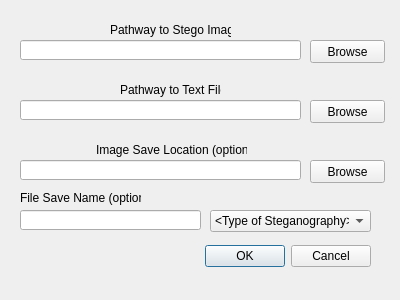
<?xml version="1.0" encoding="UTF-8"?>
<ui version="4.0">
 <class>SteganographyWindow</class>
 <widget class="QDialog" name="SteganographyWindow">
  <property name="geometry">
   <rect>
    <x>0</x>
    <y>0</y>
    <width>400</width>
    <height>300</height>
   </rect>
  </property>
  <property name="minimumSize">
   <size>
    <width>400</width>
    <height>300</height>
   </size>
  </property>
  <property name="maximumSize">
   <size>
    <width>400</width>
    <height>300</height>
   </size>
  </property>
  <property name="windowTitle">
   <string>Steganography</string>
  </property>
  <widget class="QDialogButtonBox" name="buttonBox">
   <property name="geometry">
    <rect>
     <x>30</x>
     <y>240</y>
     <width>341</width>
     <height>32</height>
    </rect>
   </property>
   <property name="orientation">
    <enum>Qt::Horizontal</enum>
   </property>
   <property name="standardButtons">
    <set>QDialogButtonBox::Cancel|QDialogButtonBox::Ok</set>
   </property>
  </widget>
  <widget class="QComboBox" name="StegoComboBox">
   <property name="geometry">
    <rect>
     <x>210</x>
     <y>210</y>
     <width>161</width>
     <height>22</height>
    </rect>
   </property>
   <item>
    <property name="text">
     <string>&lt;Type of Steganography&gt;</string>
    </property>
   </item>
   <item>
    <property name="text">
     <string>Least Significant Bit</string>
    </property>
   </item>
   <item>
    <property name="text">
     <string>LSB 1:2:3</string>
    </property>
   </item>
   <item>
    <property name="text">
     <string>LSB 1:3:4</string>
    </property>
   </item>
   <item>
    <property name="text">
     <string>LSB 1:0:0</string>
    </property>
   </item>
   <item>
    <property name="text">
     <string>LSB 2:0;0</string>
    </property>
   </item>
  </widget>
  <widget class="QLineEdit" name="StegoLineEdit">
   <property name="geometry">
    <rect>
     <x>20</x>
     <y>40</y>
     <width>281</width>
     <height>20</height>
    </rect>
   </property>
  </widget>
  <widget class="QPushButton" name="StegoBrowseButton">
   <property name="geometry">
    <rect>
     <x>310</x>
     <y>40</y>
     <width>75</width>
     <height>23</height>
    </rect>
   </property>
   <property name="text">
    <string>Browse</string>
   </property>
  </widget>
  <widget class="QLineEdit" name="TextLineEdit">
   <property name="geometry">
    <rect>
     <x>20</x>
     <y>100</y>
     <width>281</width>
     <height>20</height>
    </rect>
   </property>
  </widget>
  <widget class="QPushButton" name="TextBrowseButton">
   <property name="geometry">
    <rect>
     <x>310</x>
     <y>100</y>
     <width>75</width>
     <height>23</height>
    </rect>
   </property>
   <property name="text">
    <string>Browse</string>
   </property>
  </widget>
  <widget class="QLabel" name="label">
   <property name="geometry">
    <rect>
     <x>110</x>
     <y>20</y>
     <width>121</width>
     <height>20</height>
    </rect>
   </property>
   <property name="text">
    <string>Pathway to Stego Image</string>
   </property>
  </widget>
  <widget class="QLabel" name="label_2">
   <property name="geometry">
    <rect>
     <x>120</x>
     <y>80</y>
     <width>101</width>
     <height>20</height>
    </rect>
   </property>
   <property name="text">
    <string>Pathway to Text File</string>
   </property>
  </widget>
  <widget class="QPushButton" name="pushButton">
   <property name="geometry">
    <rect>
     <x>310</x>
     <y>160</y>
     <width>75</width>
     <height>23</height>
    </rect>
   </property>
   <property name="text">
    <string>Browse</string>
   </property>
  </widget>
  <widget class="QLineEdit" name="SaveLineEdit">
   <property name="geometry">
    <rect>
     <x>20</x>
     <y>160</y>
     <width>281</width>
     <height>20</height>
    </rect>
   </property>
  </widget>
  <widget class="QLabel" name="label_3">
   <property name="geometry">
    <rect>
     <x>96</x>
     <y>140</y>
     <width>151</width>
     <height>20</height>
    </rect>
   </property>
   <property name="text">
    <string>Image Save Location (optional)</string>
   </property>
  </widget>
  <widget class="QLineEdit" name="SaveNameLineEdit">
   <property name="geometry">
    <rect>
     <x>20</x>
     <y>210</y>
     <width>181</width>
     <height>20</height>
    </rect>
   </property>
  </widget>
  <widget class="QLabel" name="label_4">
   <property name="geometry">
    <rect>
     <x>20</x>
     <y>190</y>
     <width>121</width>
     <height>16</height>
    </rect>
   </property>
   <property name="text">
    <string>File Save Name (optional)</string>
   </property>
  </widget>
 </widget>
 <resources/>
 <connections>
  <connection>
   <sender>buttonBox</sender>
   <signal>accepted()</signal>
   <receiver>SteganographyWindow</receiver>
   <slot>accept()</slot>
   <hints>
    <hint type="sourcelabel">
     <x>248</x>
     <y>254</y>
    </hint>
    <hint type="destinationlabel">
     <x>157</x>
     <y>274</y>
    </hint>
   </hints>
  </connection>
  <connection>
   <sender>buttonBox</sender>
   <signal>rejected()</signal>
   <receiver>SteganographyWindow</receiver>
   <slot>reject()</slot>
   <hints>
    <hint type="sourcelabel">
     <x>316</x>
     <y>260</y>
    </hint>
    <hint type="destinationlabel">
     <x>286</x>
     <y>274</y>
    </hint>
   </hints>
  </connection>
 </connections>
</ui>
